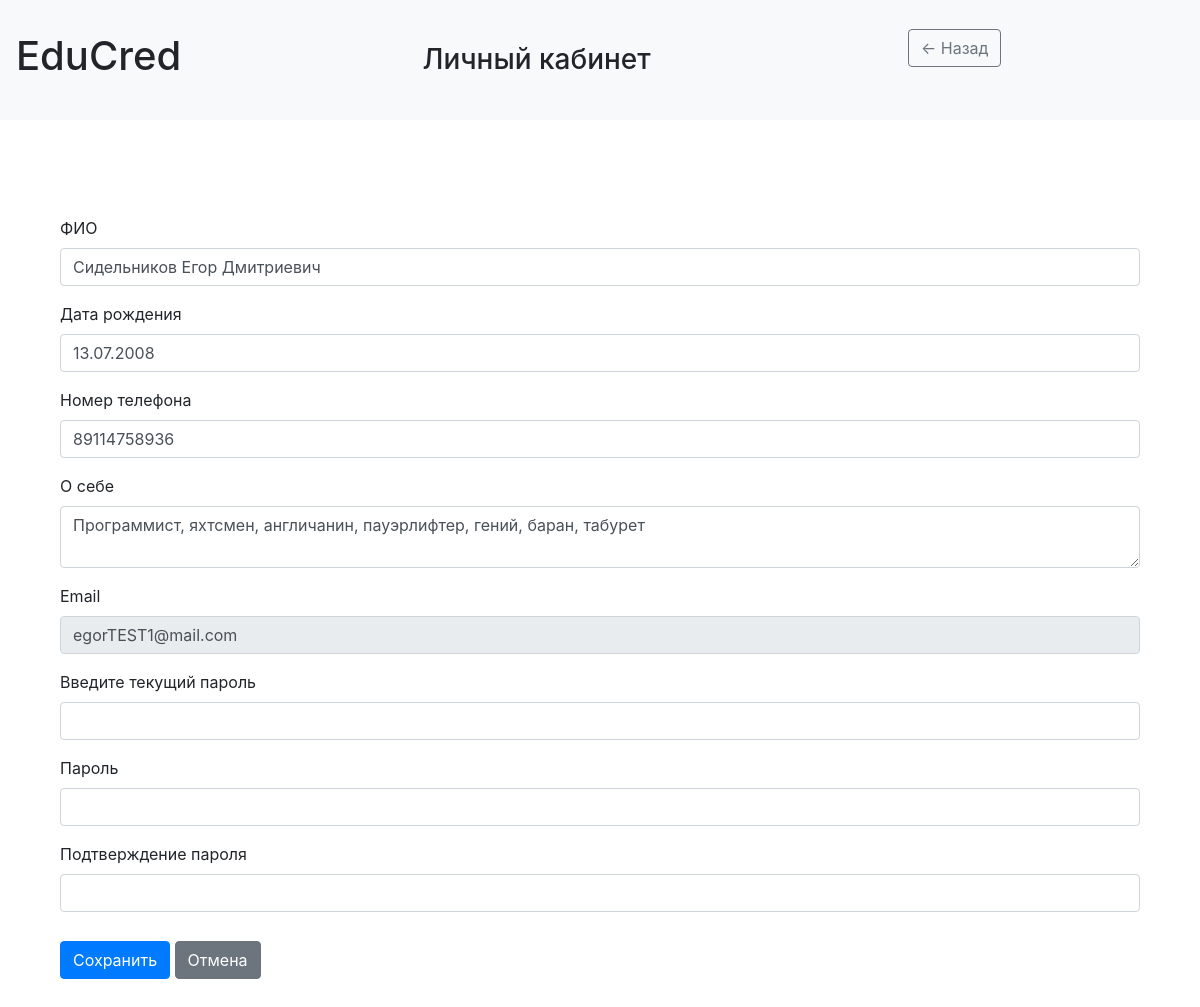
Screenshot of /profile (signed in) with the database file from the repository.
### data/Students.py (models this page shows)
class Student(SqlAlchemyBase, UserMixin, SerializerMixin):
    __tablename__ = "students"
    id = sqlalchemy.Column(sqlalchemy.Integer, primary_key=True, autoincrement=True)
    user_id = sqlalchemy.Column(sqlalchemy.Integer, sqlalchemy.ForeignKey("users.id"), nullable=False)
    student_nsp = sqlalchemy.Column(sqlalchemy.String, nullable=False)
    born = sqlalchemy.Column(sqlalchemy.DateTime, nullable=False)
    phone_num = sqlalchemy.Column(sqlalchemy.String, nullable=False)
    about = sqlalchemy.Column(sqlalchemy.String, nullable=True)
    employer_id = sqlalchemy.Column(sqlalchemy.String, nullable=True)
    user = orm.relationship("User", back_populates="student")
    achievements = orm.relationship("Achievement", back_populates="student")

### data/Users.py (models this page shows, shortened)
class User(SqlAlchemyBase, UserMixin, SerializerMixin):
    __tablename__ = "users"
    id = sqlalchemy.Column(sqlalchemy.Integer, primary_key=True, autoincrement=True)
    email = sqlalchemy.Column(sqlalchemy.String, index=True, unique=True, nullable=True)
    hashed_password = sqlalchemy.Column(sqlalchemy.String, nullable=True)
    role = sqlalchemy.Column(sqlalchemy.String, nullable=True)
    university = orm.relationship("University", back_populates="user", uselist=False)
    employer = orm.relationship("Employer", back_populates="user", uselist=False)
    student = orm.relationship("Student", back_populates="user", uselist=False)

### server.py (the view, shortened to what this page needs)
@app.route('/profile', methods=['GET', 'POST'])
@login_required
def profile():
    db_sess = db_session.create_session()
    user = db_sess.query(User).get(current_user.id)
    born = ''
    if user.role == 'student':
        profile = db_sess.query(Student).filter_by(user_id=user.id).first()
        born = profile.born.strftime('%d.%m.%Y')
        form = StudentProfileForm(obj=profile)
    elif user.role == 'employer':
        profile = db_sess.query(Employer).filter_by(user_id=user.id).first()
        form = EmployerProfileForm(obj=profile)
    form.email.data = user.email
    return render_template('profile.html', form=form, role=user.role, title='Личный кабинет', user=user,
                           style=url_for('static', filename='css/style.css'), born=born)

### data/ProfileForms.py
class StudentProfileForm(FlaskForm):
    student_nsp = StringField('ФИО', validators=[DataRequired(message="Укажите ФИО")])
    born = DateField(
        'Дата рождения',
        format='%d.%m.%Y',
        validators=[Optional()]
    )
    phone_num = TelField('Номер телефона', validators=[DataRequired(message="Укажите номер телефона")])
    about = TextAreaField('О себе', validators=[Optional()])
    email = StringField(
        'Email',
        render_kw={'readonly': True, 'class': 'form-control-plaintext'},
        validators=[Email(message="Неверный формат почты")]
    )
    current_password = PasswordField("Введите текущий пароль", validators=[DataRequired()])
    new_password = PasswordField('Пароль', validators=[Optional(), Length(min=6)])
    new_password_confirm = PasswordField('Подтверждение пароля', validators=[
        EqualTo('new_password', message="Пароли не совпадают")
    ]
                            )
    submit = SubmitField('Сохранить')

### data/db_session.py (called while the page is built)
def create_session() -> Session:
    global __factory
    return __factory()

### server.py (called while the page is built)
@login_manager.user_loader
def load_user(user_id):
    db_sess = db_session.create_session()
    return db_sess.query(User).get(user_id)

### templates/profile.html (shortened to what this page needs)
<html lang="ru">
<head>
    <link rel="stylesheet" type="text/css" href="{{ style }}"/>
    <link
            rel="stylesheet"
            href="https://stackpath.bootstrapcdn.com/bootstrap/4.4.1/css/bootstrap.min.css"
    >
</head>
<body>
<header>
    <nav class="navbar navbar-light bg-light">
        <h1>EduCred</h1>
        <h3 class="mb-0">Личный кабинет</h3>
        <aside class="col-3 bg-light border-end p-3 d-flex flex-column">
            <div class="d-flex align-items-center mb-4">
                <a href="{{ url_for('workspace') }}" class="btn btn-outline-secondary me-3">← Назад</a>
            </div>
        </aside>
    </nav>
</header>
<div class="container py-5">
    <div class="container py-5">
        <form method="POST">
            <div>
                {% for field in form if field.name != 'csrf_token' and field.name != 'submit' %}
                <div class="mb-3">
                    {{ field.label(class_="form-label") }}
                    {% if field.name != 'born' %}
                    {{ field(class_="form-control") }}
                    {% else %}
                    <input class="form-control" id="born" name="born" required type="text"
                           value="{{ born }}">
                    {% endif %}
                </div>
                {% endfor %}
            </div>
            <div class="mt-4">
                {{ form.submit(class_="btn btn-primary") }}
                <a href="{{ url_for('profile') }}" class="btn btn-secondary ms-2">Отмена</a>
            </div>
        </form>
    </div>
</div>
</body>
</html>

### static/css/style.css (style rules this page uses)
.btn { display: inline-block; padding: 6px 12px; margin: 5px 0; font-size: 16px; font-weight: bold; background-color: #4CAF50; color: white; border: none; text-decoration: none; cursor: pointer; border-radius: 4px; }
.container { max-width: 900px; margin: 0 auto; padding: 20px; }
.d-flex { display: flex; }

### rows the page displays
Student: student_nsp "Сидельников Егор Дмитриевич" "89114758936" "Программист, яхтсмен, англичанин, пауэрлифтер, гений, баран, табурет"
User: email "egorTEST1@mail.com"

### other values shown
{{ field.label(class_="form-label") }} "ФИО" "Дата рождения" "Номер телефона" "О себе" "Email" "Введите текущий пароль" "Пароль" "Подтверждение пароля"
